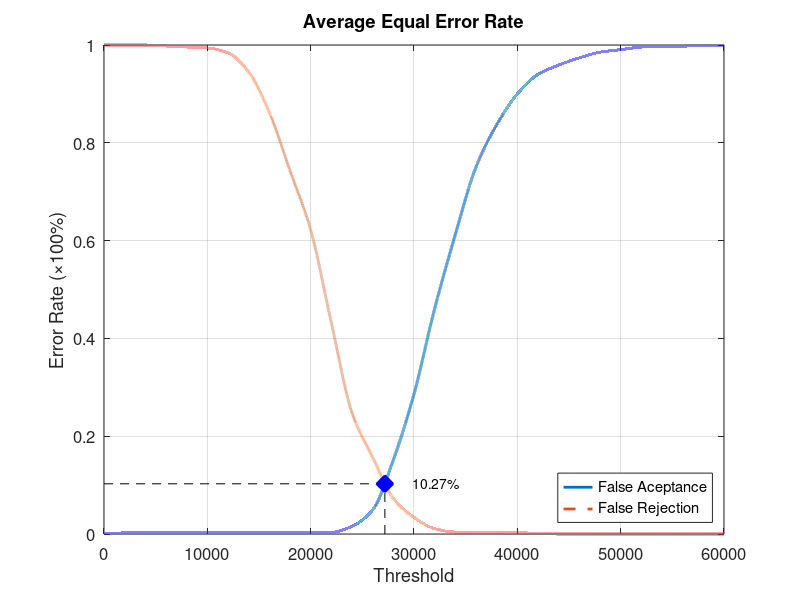
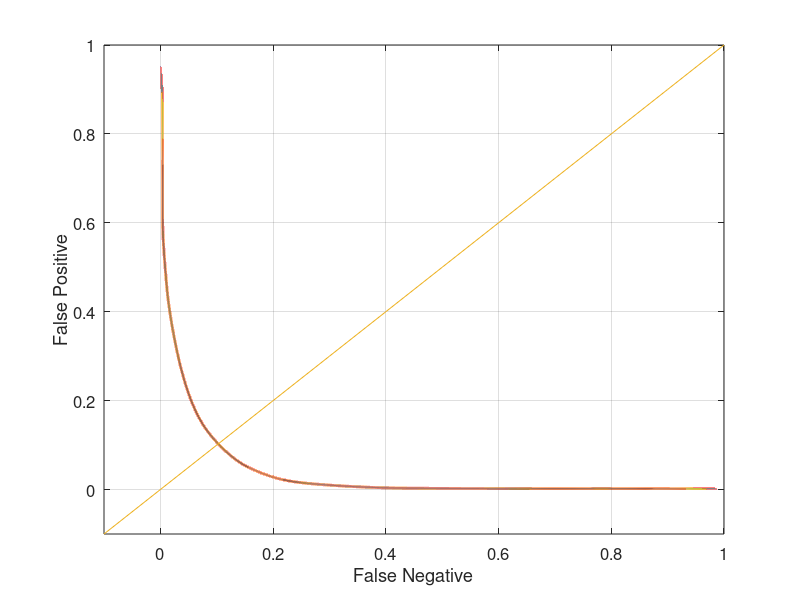

Recreate these plots in MATLAB, in order.
function yEER = Database3Average
close all;
clear;
clc;
x = 0:2000:60000;
xq = 0:0.5:60000;

y0 = [0 0.00210526 0.00210526 0.00210526 0.00210526 0.00210526 0.00210526 0.00210526 0.00210526 0.00210526 0.00210526 0.0031579 0.0157895 0.0494737 0.151579 0.286316 0.461053 0.612632 0.750526 0.836842 0.9 0.94 0.958947 0.973684 0.985263 0.990526 0.99579 0.997895 0.997895 0.998947 1];
yy0 = interp1(x, y0, xq, 'pchip');
y1 = [1 1 1 0.998 0.996 0.994 0.984 0.945 0.862 0.743 0.622 0.432 0.248 0.157 0.073 0.034 0.011 0.004 0.004 0.004 0.003 0.001 0 0 0 0 0 0 0 0 0];
yy1 = interp1(x, y1, xq, 'pchip');

% Calculating EER: 
y2 = abs(y0 - y1);
find(y2 == min(y2))
yy2 = abs(yy0 - yy1);
xEER = find(yy2 == min(yy2));
xEERIndex = xq(xEER) % X-axis EER
yEER = yy0(xEER) % Y-axis EER

main = figure
plot(xq, yy0,'-','LineWidth', 2);	hold on
plot(xq, yy1,'--','LineWidth', 2);	hold on
plot([xEERIndex xEERIndex], [0 yEER], 'k--');	hold on
plot([0 xEERIndex], [yEER yEER], 'k--');	hold on
plot(xEERIndex, yEER, 'bx', 'LineWidth', 10);	hold on
text(xEERIndex + 10 * xEERIndex / 100, yEER, [num2str(round((10000 * yEER)) / 100) '%'])
legend('False Aceptance', 'False Rejection', 'Location', 'SouthEast')
xlabel('Threshold')
ylabel('Error Rate (\times100%)')
title('Average Equal Error Rate')
set(gca, 'FontSize', 12)
axis([0 60000 0 1])
grid on

print(main, 'Database3AverageMain', '-dpng');
FNRxFPR = figure('Color', [1 1 1]);
plot(yy1, yy0, '-', yy1, yy0, 'LineWidth', 2);
hold on
y = -0.1:0.1:1
plot(y, y); 
set(gca, 'FontSize', 12)
xlabel('False Negative')
ylabel('False Positive')
axis([-0.1 1 -0.1 1])
set(gca, 'FontSize', 12)
grid on

print(FNRxFPR, 'Database3AverageFNRxFPR','-dpng');
end
